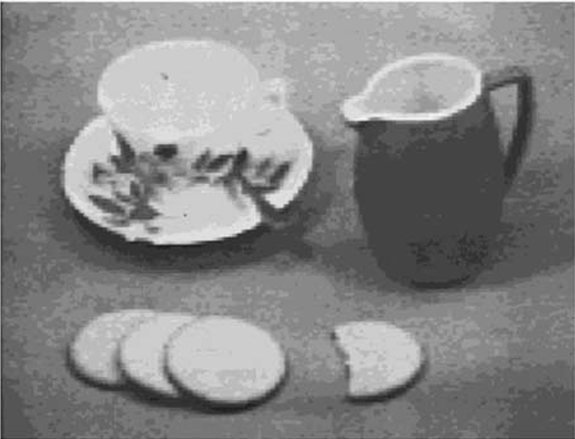
#> input picture Kitchen.png, 575 x 439 px
$ jupyter execute OpenCV.ipynb
#> lines starting #> are read from the running program, lines starting #| are printed output that depends on the picture; after the words box and inside, x2 and y2 are one past the last pixel; in counts of white or black regions, pixels touching at a corner belong together
[cell 1]
#Instalando OpenCV

[cell 2]
#Importando Bibliotecas

[cell 3]
import numpy as np
import pandas as np
import cv2

[cell 4]
#Importando Imagem

[cell 5]
img = cv2.imread("Kitchen.png", cv2.IMREAD_GRAYSCALE)
#> img is the input picture: shape (439, 575); min 21, max 254, mean 133.3
img2 = img.copy

[cell 6]
#Imagem Importada

[cell 7]
cv2.imshow("Kitchen", img)
cv2.waitKey(0)
cv2.destroyAllWindows()

[cell 8]
#Deixando a Imagem em Preto e Branco

[cell 9]
for i in range(img.shape[0]):
    for j in range(img.shape[1]):
        if img[i,j] < 155:
            img[i,j] = 0
        else:
            img[i,j] = 255
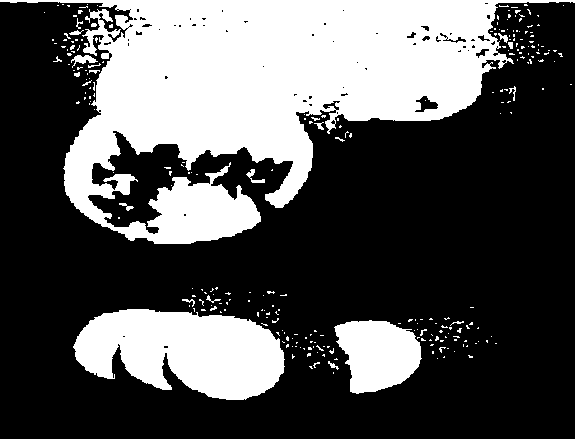
#> img: shape (439, 575); 33.1% white; 267 white regions (245 under 20 px), largest, box (x1, y1, x2, y2) and area: (0, 0, 575, 244) 63260, (73, 309, 285, 400) 13660, (334, 320, 422, 394) 4642

[cell 10]
#Imagem Em Preto e Branco

[cell 11]
cv2.imshow("Kitchen", img)
cv2.waitKey(0)
cv2.destroyAllWindows()

[cell 12]
#Importando Imagem Colorida

[cell 13]
road = cv2.imread("Road.png", cv2.IMREAD_COLOR)
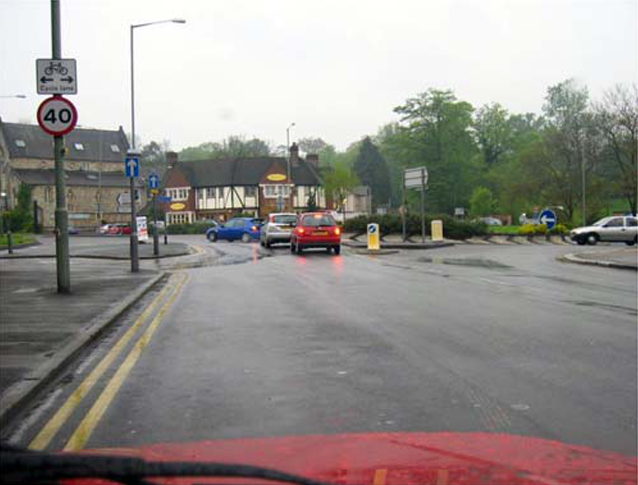
#> input picture Road.png, 638 x 485 px
#> road is the input picture: shape (485, 638, 3); mean B, G, R 140.5, 144.4, 148.8

[cell 14]
#Convertendo para Escala de Cinza

[cell 15]
gray_road = cv2.cvtColor(road, cv2.COLOR_BGR2GRAY)
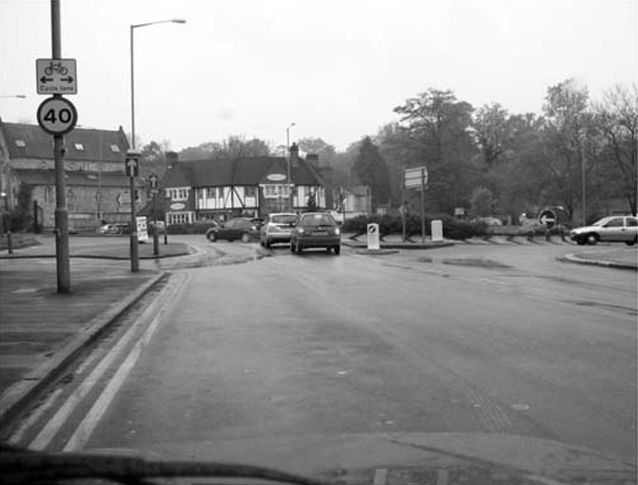
#> gray_road: shape (485, 638); min 0, max 255, mean 145.3

[cell 16]
#Visualizando o Formato do Array

[cell 17]
print(road.shape)
#| (485, 638, 3)

[cell 18]
#Imagem Importada

[cell 19]
cv2.imshow("Road", road)
cv2.waitKey(0)
cv2.destroyAllWindows()

[cell 20]
#Invertendo a Coloração da Imagem

[cell 21]
for i in range(road.shape[0]):
    for j in range(road.shape[1]):
       road[i, j] = 255-road[i, j]
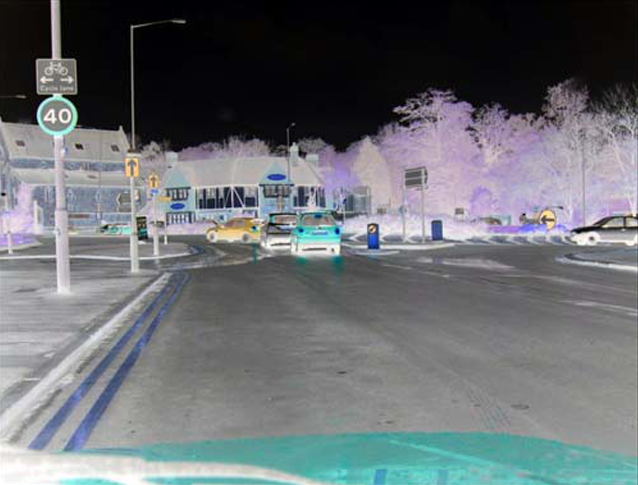
#> road: shape (485, 638, 3); mean B, G, R 114.5, 110.6, 106.2

[cell 22]
#Imagem Invertida

[cell 23]
cv2.imshow("Road", road)
cv2.waitKey(0)
cv2.destroyAllWindows()

[cell 24]
#Criando PNG da Imagem em Escala de Cinza

[cell 25]
cv2.imwrite("Grey_road.png", gray_road)
#> Out = True
